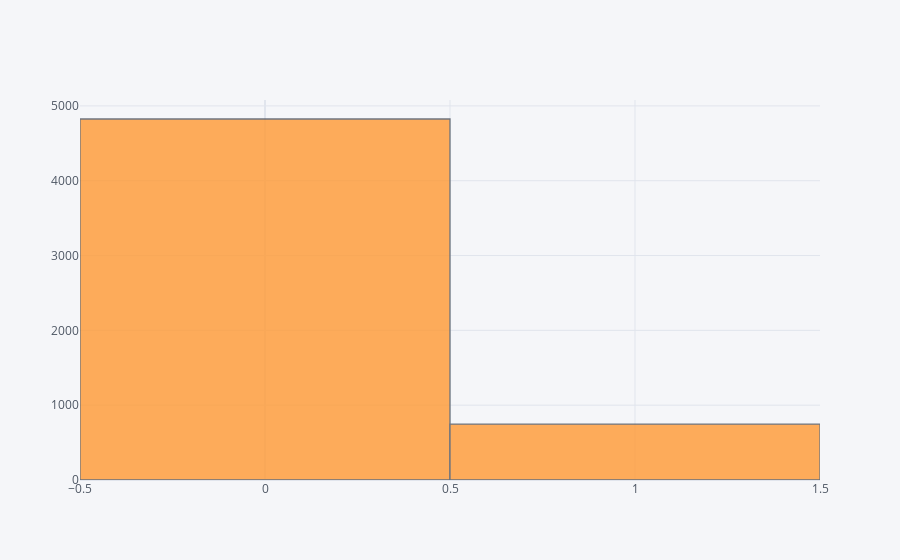

Write notebook code for a chart like this one.
### Code cell
# interactive plotly hist plot for numerical vi_nm columns(i,e ham and spam)
df['v1_nm'].iplot(kind='hist')

### Figure 1 — Plotly figure (JSON) as saved in the notebook; plotly's stock layout.template omitted (floating-point values rounded to 4 significant figures; data arrays with more than 128 entries replaced by an {"elided": "..."} marker saying what was removed)
{"data": [{"histfunc": "count", "histnorm": "", "marker": {"color": "rgba(255, 153, 51, 1.0)", "line": {"color": "#4D5663", "width": 1.3}}, "name": "v1_nm", "opacity": 0.8, "orientation": "v", "type": "histogram", "x": {"elided": "5572 int values"}}], "layout": {"barmode": "overlay", "legend": {"bgcolor": "#F5F6F9", "font": {"color": "#4D5663"}}, "paper_bgcolor": "#F5F6F9", "plot_bgcolor": "#F5F6F9", "title": {"font": {"color": "#4D5663"}}, "xaxis": {"gridcolor": "#E1E5ED", "showgrid": true, "tickfont": {"color": "#4D5663"}, "title": {"font": {"color": "#4D5663"}, "text": ""}, "zerolinecolor": "#E1E5ED"}, "yaxis": {"gridcolor": "#E1E5ED", "showgrid": true, "tickfont": {"color": "#4D5663"}, "title": {"font": {"color": "#4D5663"}, "text": ""}, "zerolinecolor": "#E1E5ED"}}}
